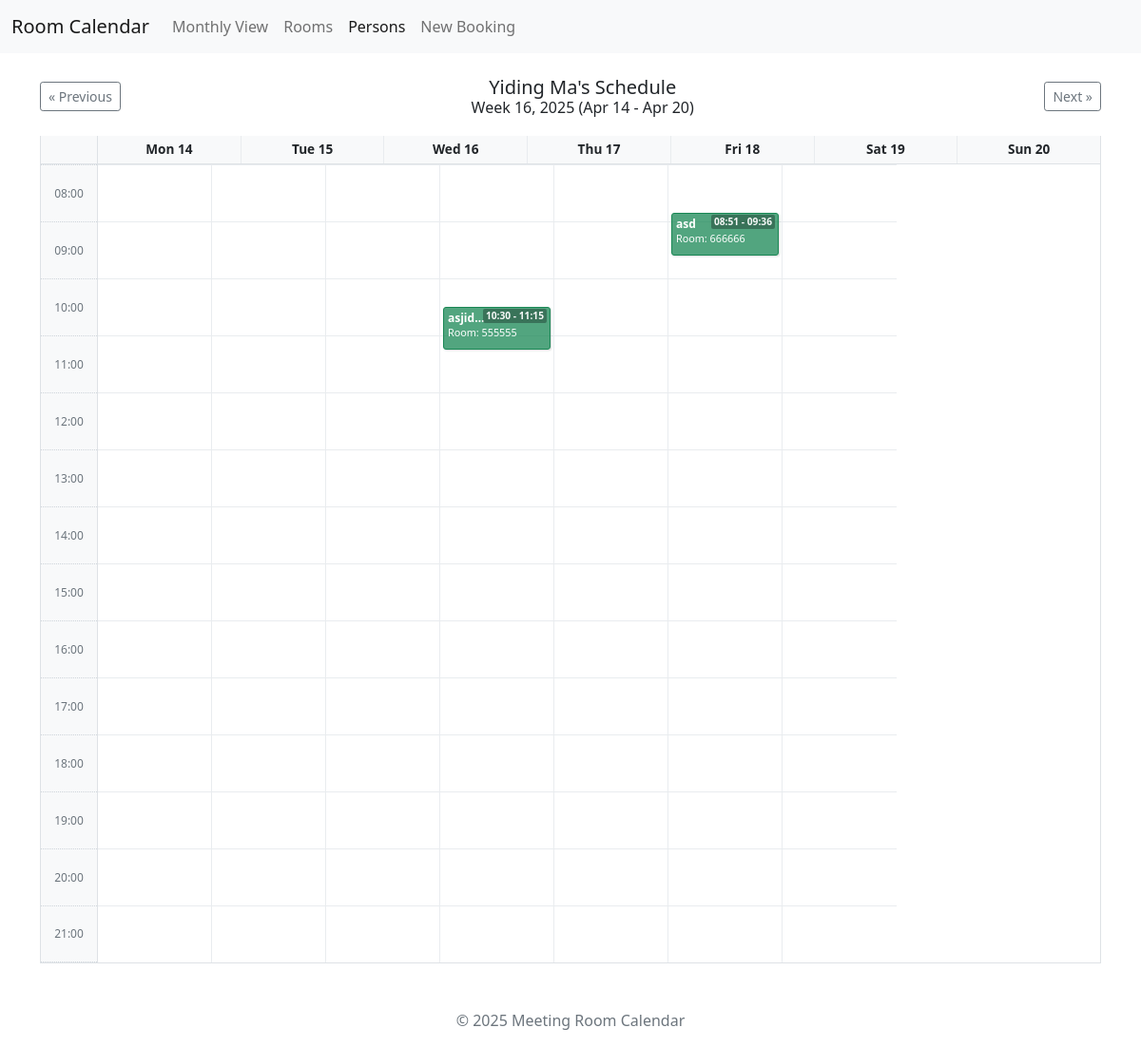
/user/Yiding Ma/week, run on the app's committed database.
### models.py (models this page shows, shortened)
class Booking(db.Model):
    id = db.Column(db.Integer, primary_key=True)
    room_id = db.Column(db.Integer, db.ForeignKey('room.id'), nullable=False)
    user_name = db.Column(db.String(120), nullable=False, index=True)
    title = db.Column(db.String(200), nullable=False)
    details = db.Column(db.Text, nullable=True)
    start_time = db.Column(db.DateTime, nullable=False, index=True)
    end_time = db.Column(db.DateTime, nullable=False)

class Room(db.Model):
    id = db.Column(db.Integer, primary_key=True)
    name = db.Column(db.String(80), unique=True, nullable=False)
    bookings = db.relationship('Booking', backref='room', lazy=True, cascade="all, delete-orphan")

### app.py (the view)
@app.route('/user/<string:user_name>/week')
@app.route('/user/<string:user_name>/week/<int:year>/<int:week_num>')
def week_user_view(user_name, year=None, week_num=None):
    today = date.today()
    current_year_iso, current_week_iso, _ = today.isocalendar()
    if year is None or week_num is None:
        year, week_num = current_year_iso, current_week_iso
    try:
        start_of_week, end_of_week, days_in_week, prev_year, prev_week, next_year_val, next_week_val, week_label = get_week_data(year, week_num)
    except ValueError:
         flash("Invalid week requested.", "warning")
         year, week_num = current_year_iso, current_week_iso
         start_of_week, end_of_week, days_in_week, prev_year, prev_week, next_year_val, next_week_val, week_label = get_week_data(year, week_num)
    week_start_dt = datetime.combine(start_of_week, time.min)
    week_end_dt = datetime.combine(end_of_week + timedelta(days=1), time.min)
    user_bookings = Booking.query.filter(
        Booking.user_name == user_name,
        Booking.start_time < week_end_dt,
        Booking.end_time > week_start_dt
    ).order_by(Booking.start_time).all()
    bookings_by_day_display = {d: [] for d in days_in_week}
    for booking in user_bookings:
        for day_in_week in days_in_week:
             display_params = calculate_display_params(booking, day_in_week, VIEW_START_HOUR, VIEW_END_HOUR)
             if display_params:
                 try:
                     display_params['room_name'] = booking.room.name
                 except Exception:
                    display_params['room_name'] = 'Unknown'
                 if day_in_week in bookings_by_day_display:
                    bookings_by_day_display[day_in_week].append(display_params)
                 else:
                    print(f"Warning: Day {day_in_week} not found.")
    return render_template('week_user.html',
                           user_name=user_name,
                           week_label=week_label,
                           days_in_week=days_in_week,
                           bookings_by_day_display=bookings_by_day_display,
                           current_year=year,
                           current_week=week_num,
                           prev_year=prev_year,
                           prev_week=prev_week,
                           next_year=next_year_val,
                           next_week=next_week_val,
                           view_start_hour=VIEW_START_HOUR,
                           view_end_hour=VIEW_END_HOUR,
                           hours_in_view=HOURS_IN_VIEW,
                           pixels_per_hour=PIXELS_PER_HOUR)

### app.py (called while the page is built)
@app.context_processor
def inject_now():
    return {'now': datetime.now()}

### templates/week_user.html (shortened to what this page needs)
{% extends "layout.html" %}
{% block content %}
<div class="d-flex justify-content-between align-items-center mb-3 flex-wrap">
    <a href="{{ url_for('week_user_view', user_name=user_name, year=prev_year, week_num=prev_week) }}" class="btn btn-sm btn-outline-secondary me-2 mb-1"> « <span class="d-none d-sm-inline">Previous</span> </a>
    <div class="text-center mx-auto mb-1"> <h2 class="mb-0 h5">{{ user_name }}'s Schedule</h2> <h4 class="mb-0 fw-normal h6">{{ week_label }}</h4> </div>
    <a href="{{ url_for('week_user_view', user_name=user_name, year=next_year, week_num=next_week) }}" class="btn btn-sm btn-outline-secondary ms-2 mb-1"> <span class="d-none d-sm-inline">Next</span> » </a>
</div>
<div class="calendar-week-grid">
    <div class="time-labels-col"> <div class="grid-header-placeholder"> </div> {% for hour in range(view_start_hour, view_end_hour) %} <div class="hour-label" style="height: {{ pixels_per_hour }}px;">{{ "%02d:00"|format(hour) }}</div> {% endfor %} </div>
    <div class="schedule-area-wrapper">
        <div class="grid-header-row"> {% for day in days_in_week %} <div class="column-header-cell">{{ day.strftime('%a %d') }}</div> {% endfor %} </div>
        <div class="grid-content-area" id="week-grid-scroll-content">
             {% set total_height = hours_in_view * pixels_per_hour %}
            {% for day in days_in_week %}
            <div class="user-week-day-column" style="height: {{ total_height }}px;">
                {% for booking_display in bookings_by_day_display.get(day, []) %}
                     <div class="booking-entry"
                         style="top: {{ booking_display.top }}px; height: {{ booking_display.height }}px;"
                         title="{{ booking_display.title }} in {{ booking_display.room_name }} ({{ booking_display.start_time_str }} - {{ booking_display.end_time_str }}) {{ booking_display.details if booking_display.details else '' }}"
                         data-edit-url="{{ url_for('booking_form', booking_id=booking_display.id, ref_url=request.path | urlencode ) }}">
                        <span class="booking-time-display">{{ booking_display.start_time_str }}<span class="booking-end-time"> - {{ booking_display.end_time_str }}</span></span>
                        <strong class="booking-title">{{ booking_display.title }}</strong>
                        <small><span class="prefix-label">Room:</span> {{ booking_display.room_name }} </small>
                    </div>
                {% endfor %}
            </div>
            {% endfor %}
        </div>
    </div>
</div>
{% endblock %}

### static/css/style.css (style rules this page uses)
html, body { overflow-x: hidden; }
body { padding-top: 56px; }
.calendar-day-grid, .calendar-week-grid { display: flex; border: 1px solid #dee2e6; border-top: none; position: relative; }
.time-labels-col { flex: 0 0 60px; border-right: 1px solid #dee2e6; background-color: #f8f9fa; position: relative; box-sizing: border-box; z-index: 5; }
.grid-header-placeholder { height: 30px; border-bottom: 1px solid #dee2e6; }
.hour-label { height: 60px; text-align: center; font-size: 0.75em; color: #6c757d; position: relative; border-top: 1px dotted #ced4da; box-sizing: border-box; display: flex; align-items: center; justify-content: center; }
.time-labels-col .hour-label:last-child { border-bottom: 1px dotted #ced4da; }
.schedule-area-wrapper { flex: 1; overflow-x: auto; position: relative; }
.grid-header-row { display: flex; height: 30px; border-bottom: 1px solid #dee2e6; background-color: #f8f9fa; position: sticky; z-index: 30; }
.schedule-area-wrapper > .grid-header-row { top: 0; }
.grid-header-row .column-header-cell { flex: 1; min-width: 120px; border-right: 1px solid #e9ecef; font-weight: bold; padding: 0 4px; box-sizing: border-box; overflow: hidden; text-overflow: ellipsis; white-space: nowrap; font-size: 0.85em; display: flex; align-items: center; justify-content: center; }
.grid-header-row .column-header-cell:last-child { border-right: none; }
.grid-content-area { display: flex; position: relative; background-image: linear-gradient(to bottom, #e9ecef 1px, transparent 1px); background-size: 100% 60px; background-repeat: repeat-y; background-position-y: 0px; }
.calendar-week-grid .grid-content-area { width: fit-content; }
.room-day-column, .user-week-day-column, .week-room-day-column { flex: 1; min-width: 120px; border-right: 1px solid #e9ecef; position: relative; box-sizing: border-box; }
.room-day-column:last-child, .user-week-day-column:last-child, .week-room-day-column:last-child { border-right: none; }
.booking-entry { position: absolute; left: 3px; right: 3px; background-color: rgba(13, 110, 253, 0.75); border: 1px solid rgba(13, 110, 253, 1); color: white; border-radius: 3px; padding: 2px 4px; font-size: 0.75em; overflow: hidden; box-sizing: border-box; z-index: 10; box-shadow: 1px 1px 2px rgba(0,0,0,0.15); transition: background-color 0.2s ease, border-color 0.2s ease, z-index 0s 0.1s; cursor: pointer; }
.booking-time-display { position: absolute; top: 1px; right: 3px; font-size: 0.85em; font-weight: bold; color: rgba(255, 255, 255, 0.9); background-color: rgba(0, 0, 0, 0.25); padding: 0px 3px; border-radius: 2px; z-index: 12; pointer-events: none; white-space: nowrap; }
.booking-title { font-weight: bold; display: block; margin-bottom: 0px; padding-right: 60px; color: white; text-decoration: none; white-space: nowrap; overflow: hidden; text-overflow: ellipsis; }
.booking-entry small { font-size: 0.9em; display: block; line-height: 1.1; padding-right: 5px; overflow-wrap: break-word; word-wrap: break-word; white-space: normal; }
.calendar-week-grid .booking-entry { background-color: rgba(25, 135, 84, 0.75); border-color: rgba(25, 135, 84, 1); }
.calendar-week-grid .booking-time-display { color: rgba(255, 255, 255, 0.95); background-color: rgba(0, 0, 0, 0.3); }

### data on the page
Booking: title "asjid…"
Room: room_name "555555"
Booking: title "asd"
Room: room_name "666666"

### other printed values
{{ user_name }} "Yiding Ma"
{{ week_label }} "Week 16, 2025 (Apr 14 - Apr 20)"
{{ "%02d:00"|format(hour) }} "08:00" "09:00" "10:00" "11:00" "12:00" "13:00" "14:00" "15:00" "16:00" "17:00" "18:00" "19:00" "20:00" "21:00"
{{ day.strftime('%a %d') }} "Mon 14" "Tue 15" "Wed 16" "Thu 17" "Fri 18" "Sat 19" "Sun 20"
{{ booking_display.start_time_str }} "10:30" "08:51"
{{ booking_display.end_time_str }} "11:15" "09:36"
